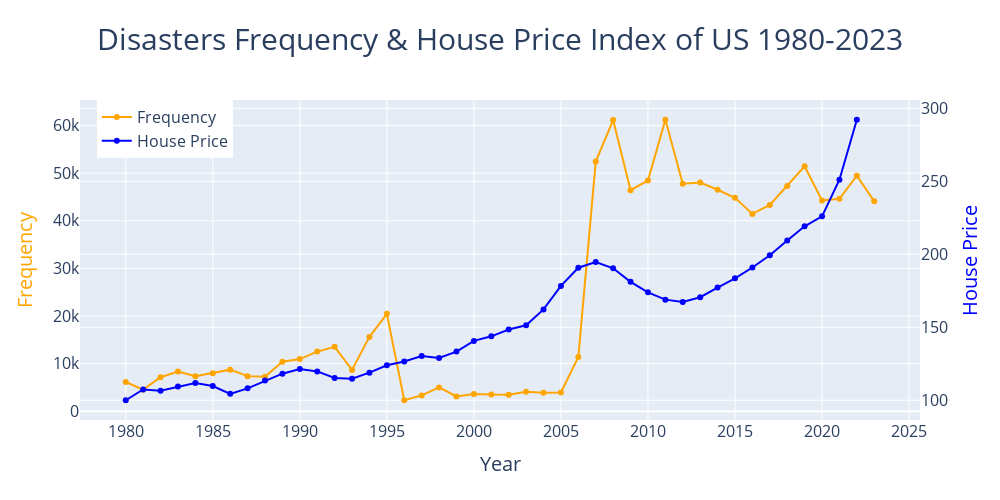

Here is the notebook cell this chart was saved with:
### Markdown cell above
Disasters and house price relation analysis and visualization
* It is hard to find pattern of their relations by drawing yearly change at macro level

### Code cell
plot_two_scatter_lines(year_list, year_freq, avg_hpi_year.values, name1='Frequency', name2="House Price", title='Disasters Frequency & House Price Index of US 1980-2023', x_title='Year', y_title1="Frequency", y_title2='House Price', filename='Disasters Frequency & House Price Index of US 1980-2023.html')

### Figure 1 — Plotly figure (JSON) as saved in the notebook; plotly's stock layout.template omitted (floating-point values rounded to 4 significant figures)
{"data": [{"marker": {"color": "Orange"}, "mode": "lines+markers", "name": "Frequency", "type": "scatter", "x": [1980, 1981, 1982, 1983, 1984, 1985, 1986, 1987, 1988, 1989, 1990, 1991, 1992, 1993, 1994, 1995, 1996, 1997, 1998, 1999, 2000, 2001, 2002, 2003, 2004, 2005, 2006, 2007, 2008, 2009, 2010, 2011, 2012, 2013, 2014, 2015, 2016, 2017, 2018, 2019, 2020, 2021, 2022, 2023], "y": [6132, 4516, 7125, 8322, 7334, 7977, 8724, 7361, 7254, 10404, 10939, 12511, 13525, 8657, 15608, 20451, 2293, 3317, 4993, 3083, 3612, 3489, 3473, 4085, 3895, 3924, 11366, 52443, 61170, 46442, 48476, 61236, 47800, 48058, 46529, 44829, 41449, 43324, 47302, 51445, 44284, 44615, 49477, 44090]}, {"marker": {"color": "Blue"}, "mode": "lines+markers", "name": "House Price", "type": "scatter", "x": [1980, 1981, 1982, 1983, 1984, 1985, 1986, 1987, 1988, 1989, 1990, 1991, 1992, 1993, 1994, 1995, 1996, 1997, 1998, 1999, 2000, 2001, 2002, 2003, 2004, 2005, 2006, 2007, 2008, 2009, 2010, 2011, 2012, 2013, 2014, 2015, 2016, 2017, 2018, 2019, 2020, 2021, 2022, 2023], "y": [100, 107.4, 106.6, 109.4, 111.9, 109.8, 104.4, 108.1, 113.5, 118.2, 121.3, 119.7, 115.2, 114.8, 118.9, 124.0, 126.6, 130.3, 128.9, 133.3, 140.7, 143.8, 148.4, 151.4, 162.2, 178.3, 190.8, 194.7, 190.4, 181.1, 173.9, 168.9, 167.4, 170.6, 177.2, 183.5, 190.9, 199.3, 209.4, 219.1, 226.0, 251.0, 292.1], "yaxis": "y2"}], "layout": {"height": 500, "legend": {"font": {"size": 16}, "x": 0.02, "y": 1}, "title": {"font": {"size": 30}, "text": "Disasters Frequency & House Price Index of US 1980-2023", "x": 0.5}, "width": 1000, "xaxis": {"tickfont": {"size": 16}, "title": {"font": {"size": 20}, "text": "Year"}}, "yaxis": {"tickfont": {"size": 16}, "title": {"font": {"color": "orange", "size": 20}, "text": "Frequency"}}, "yaxis2": {"overlaying": "y", "side": "right", "tickfont": {"size": 16}, "title": {"font": {"color": "blue", "size": 20}, "text": "House Price"}}}}
